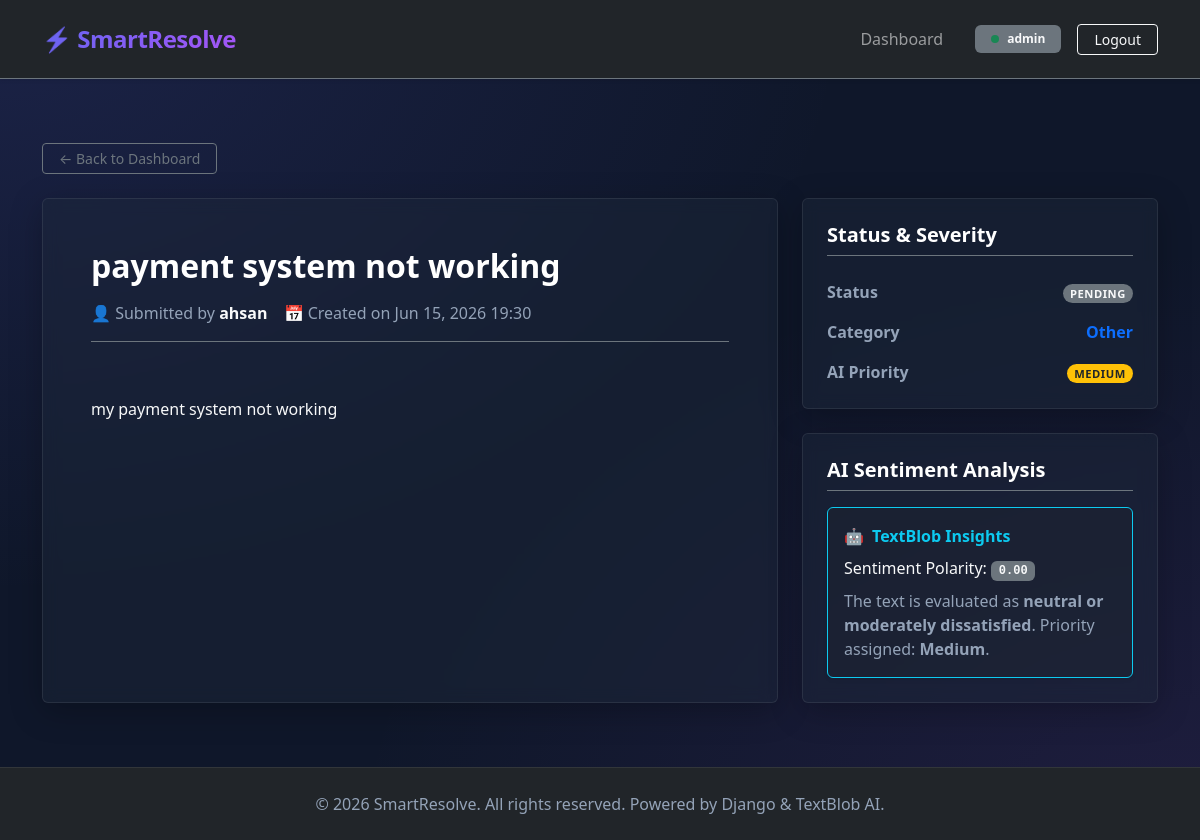
Screenshot of /complaint/8/ (signed in) with the database file from the repository.
### complaint/models.py (models this page shows, shortened)
class Complaint(models.Model):
    CATEGORY_CHOICES = [
        ('technical', 'Technical Support'),
        ('billing', 'Billing & Payments'),
        ('account', 'Account Issues'),
        ('feedback', 'General Feedback'),
        ('other', 'Other'),
    ]
    PRIORITY_CHOICES = [
        ('Low', 'Low'),
        ('Medium', 'Medium'),
        ('High', 'High'),
    ]
    STATUS_CHOICES = [
        ('Pending', 'Pending'),
        ('In Progress', 'In Progress'),
        ('Resolved', 'Resolved'),
    ]
    user = models.ForeignKey(User, on_delete=models.CASCADE, related_name='complaints')
    title = models.CharField(max_length=200)
    description = models.TextField()
    category = models.CharField(max_length=20, choices=CATEGORY_CHOICES, default='other')
    priority = models.CharField(max_length=10, choices=PRIORITY_CHOICES, default='Medium')
    status = models.CharField(max_length=15, choices=STATUS_CHOICES, default='Pending')
    sentiment_score = models.FloatField(null=True, blank=True)
    created_at = models.DateTimeField(auto_now_add=True)
    class Meta:
        ordering = ['-created_at']

### complaint/views.py (the view)
# urls.py: path('complaint/<int:pk>/', views.complaint_detail_view, name='complaint_detail'),
@login_required(login_url='login')
def complaint_detail_view(request, pk):
    complaint = get_object_or_404(Complaint, pk=pk)
    if complaint.user != request.user and not request.user.is_staff:
        raise Http404("Complaint not found or access denied.")
    return render(request, 'complaint/complaint_detail.html', {'complaint': complaint})

### complaint/templates/complaint/complaint_detail.html (shortened to what this page needs)
{% extends 'complaint/base.html' %}
{% block content %}
<div class="mb-4">
    <a href="{% url 'dashboard' %}" class="btn btn-outline-secondary btn-sm px-3">&larr; Back to Dashboard</a>
</div>
<div class="row g-4">
    <div class="col-lg-8">
        <div class="card card-glass shadow-lg border-0 h-100">
            <div class="card-body p-5 d-flex flex-column h-100">
                <h1 class="h2 fw-bold text-white mb-3">{{ complaint.title }}</h1>
                <div class="d-flex gap-3 text-muted fs-8 mb-4 pb-3 border-bottom border-secondary">
                    <span>👤 Submitted by <strong class="text-light">{{ complaint.user.username }}</strong></span>
                    <span>📅 Created on {{ complaint.created_at|date:"M d, Y H:i" }}</span>
                </div>
                <div class="text-light fs-6 mb-5 flex-grow-1" style="line-height: 1.8; white-space: pre-line;">
                    {{ complaint.description }}
                </div>
            </div>
        </div>
    </div>
    <div class="col-lg-4">
        <div class="d-flex flex-column gap-4">
            <div class="card card-glass shadow border-0">
                <div class="card-body p-4">
                    <h5 class="fw-bold text-white mb-4 pb-2 border-bottom border-secondary">Status & Severity</h5>
                    <div class="d-flex justify-content-between align-items-center mb-3">
                        <span class="text-muted fw-semibold fs-7">Status</span>
                        <span>
                            {% if complaint.status == 'Pending' %}
                                <span class="badge bg-secondary text-light badge-custom">Pending</span>
                            {% elif complaint.status == 'In Progress' %}
                                <span class="badge bg-primary text-light badge-custom">In Progress</span>
                            {% else %}
                                <span class="badge bg-success text-light badge-custom">Resolved</span>
                            {% endif %}
                        </span>
                    </div>
                    <div class="d-flex justify-content-between align-items-center mb-3">
                        <span class="text-muted fw-semibold fs-7">Category</span>
                        <span class="text-primary fw-bold fs-7">{{ complaint.get_category_display }}</span>
                    </div>
                    <div class="d-flex justify-content-between align-items-center mb-0">
                        <span class="text-muted fw-semibold fs-7">AI Priority</span>
                        <span>
                            {% if complaint.priority == 'Low' %}
                                <span class="badge bg-info text-dark badge-custom">Low</span>
                            {% elif complaint.priority == 'Medium' %}
                                <span class="badge bg-warning text-dark badge-custom">Medium</span>
                            {% else %}
                                <span class="badge bg-danger text-light badge-custom">High</span>
                            {% endif %}
                        </span>
                    </div>
                </div>
            </div>
            <div class="card card-glass shadow border-0">
                <div class="card-body p-4">
                    <h5 class="fw-bold text-white mb-3 pb-2 border-bottom border-secondary">AI Sentiment Analysis</h5>
                    <div class="alert alert-info bg-dark bg-opacity-25 border-info text-light fs-7 mb-0 p-3 shadow-sm">
                        <div class="d-flex align-items-center gap-2 fw-bold text-info mb-2">
                            <span>🤖</span> TextBlob Insights
                        </div>
                        {% if complaint.sentiment_score is not None %}
                            <div class="mb-2">
                                Sentiment Polarity:
                                <span class="badge bg-secondary text-light font-monospace fw-bold fs-8">
                                    {{ complaint.sentiment_score|floatformat:2 }}
                                </span>
                            </div>
                            <p class="mb-0 text-muted fs-8">
                                {% if complaint.sentiment_score < -0.25 %}
                                    The text exhibits a <strong>highly frustrated/negative</strong> sentiment. Priority auto-escalated to <strong>High</strong>.
                                {% elif complaint.sentiment_score <= 0.15 %}
                                    The text is evaluated as <strong>neutral or moderately dissatisfied</strong>. Priority assigned: <strong>Medium</strong>.
                                {% else %}
                                    The text exhibits a <strong>positive or highly polite</strong> sentiment. Priority auto-assigned: <strong>Low</strong>.
                                {% endif %}
                            </p>
                        {% else %}
                            <p class="mb-0 text-muted fs-8">No AI analysis data available for this complaint.</p>
                        {% endif %}
                    </div>
                </div>
            </div>
        </div>
    </div>
</div>
{% endblock %}

### complaint/templates/complaint/base.html (shortened to what this page needs)
{% load static %}
<!DOCTYPE html>
<html lang="en" data-bs-theme="dark">
<head>
    <link href="https://cdn.jsdelivr.net/npm/bootstrap@5.3.3/dist/css/bootstrap.min.css" rel="stylesheet">
    <link rel="stylesheet" href="{% static 'complaint/style.css' %}">
</head>
<body>
    <nav class="navbar navbar-expand-lg navbar-dark bg-dark shadow-sm border-bottom border-secondary py-3">
        <div class="container">
            <a class="navbar-brand navbar-brand-custom fs-4" href="{% url 'dashboard' %}">SmartResolve</a>
            <div class="collapse navbar-collapse" id="navbarNav">
                <ul class="navbar-nav ms-auto align-items-center gap-2 mt-3 mt-lg-0">
                    {% if user.is_authenticated %}
                        <li class="nav-item">
                            <a class="nav-link {% if request.resolver_match.url_name == 'dashboard' %}active text-white fw-bold{% endif %}" href="{% url 'dashboard' %}">Dashboard</a>
                        </li>
                        <li class="nav-item ms-lg-3">
                            <span class="badge bg-secondary text-light px-3 py-2 fs-7 d-flex align-items-center gap-2">
                                <span class="bg-success rounded-circle" style="width: 8px; height: 8px; display: inline-block;"></span>
                                {{ user.username }}
                            </span>
                        </li>
                        <li class="nav-item ms-lg-2">
                            <form action="{% url 'logout' %}" method="post" class="m-0">
                                <button type="submit" class="btn btn-outline-light btn-sm px-3">Logout</button>
                            </form>
                        </li>
                    {% endif %}
                </ul>
            </div>
        </div>
    </nav>
    <main class="container py-5 my-3 flex-grow-1">
        {% block content %}{% endblock %}
    </main>
    <footer class="footer bg-dark py-4 text-center text-muted">
        <div class="container">
            <p class="mb-0 fs-8">&copy; 2026 SmartResolve. All rights reserved. Powered by Django & TextBlob AI.</p>
        </div>
    </footer>
</body>
</html>

### complaint/static/complaint/style.css (style rules this page uses)
:root { --bg-main: #0F172A; --bg-gradient: radial-gradient(at 0% 0%, rgba(99, 102, 241, 0.15) 0px, transparent 50%), radial-gradient(at 100% 100%, rgba(168, 85, 247, 0.1) 0px, transparent 50%); }
body { background-color: var(--bg-main); background-image: var(--bg-gradient); background-attachment: fixed; color: #F8FAFC; min-height: 100vh; display: flex; flex-direction: column; }
.card-glass { background: rgba(30, 41, 59, 0.45) !important; backdrop-filter: blur(8px) !important; -webkit-backdrop-filter: blur(8px) !important; border: 1px solid rgba(255, 255, 255, 0.08) !important; box-shadow: 0 8px 32px 0 rgba(0, 0, 0, 0.25) !important; transition: all 0.3s cubic-bezier(0.4, 0, 0.2, 1); }
.badge-custom { font-size: 0.7rem; font-weight: 700; text-transform: uppercase; letter-spacing: 0.5px; padding: 0.35em 0.65em; border-radius: 50rem; }
.navbar-brand-custom { font-weight: 800; letter-spacing: -0.5px; background: linear-gradient(135deg, #6366F1 0%, #A855F7 100%); -webkit-background-clip: text; -webkit-text-fill-color: transparent; }
.navbar-brand-custom::before { content: "⚡ "; }
footer { border-top: 1px solid rgba(255, 255, 255, 0.08); }
.text-muted { color: #94A3B8 !important; }

### rows the page displays
Complaint: title "payment system not working", user.username "ahsan", created_at "Jun 15, 2026 19:30", description "my payment system not working", category "Other", sentiment_score "0.00"

### other values shown
{{ user.username }} "admin"
